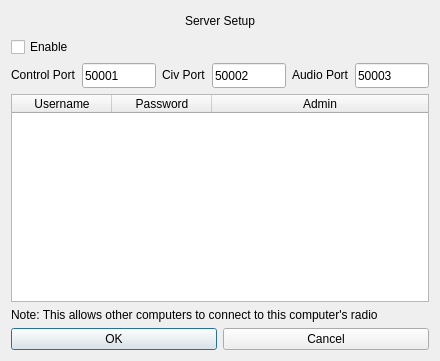
<?xml version="1.0" encoding="UTF-8"?>
<ui version="4.0">
 <class>udpServerSetup</class>
 <widget class="QDialog" name="udpServerSetup">
  <property name="geometry">
   <rect>
    <x>0</x>
    <y>0</y>
    <width>440</width>
    <height>361</height>
   </rect>
  </property>
  <property name="sizePolicy">
   <sizepolicy hsizetype="Fixed" vsizetype="MinimumExpanding">
    <horstretch>0</horstretch>
    <verstretch>0</verstretch>
   </sizepolicy>
  </property>
  <property name="minimumSize">
   <size>
    <width>440</width>
    <height>0</height>
   </size>
  </property>
  <property name="maximumSize">
   <size>
    <width>440</width>
    <height>480</height>
   </size>
  </property>
  <property name="windowTitle">
   <string>Server Setup</string>
  </property>
  <layout class="QVBoxLayout" name="verticalLayout_5">
   <item>
    <layout class="QVBoxLayout" name="verticalLayout_2">
     <property name="sizeConstraint">
      <enum>QLayout::SetDefaultConstraint</enum>
     </property>
     <item>
      <layout class="QHBoxLayout" name="horizontalLayout">
       <item>
        <spacer name="horizontalSpacer">
         <property name="orientation">
          <enum>Qt::Horizontal</enum>
         </property>
         <property name="sizeHint" stdset="0">
          <size>
           <width>40</width>
           <height>20</height>
          </size>
         </property>
        </spacer>
       </item>
       <item>
        <widget class="QLabel" name="label">
         <property name="minimumSize">
          <size>
           <width>0</width>
           <height>20</height>
          </size>
         </property>
         <property name="maximumSize">
          <size>
           <width>16777215</width>
           <height>20</height>
          </size>
         </property>
         <property name="text">
          <string>Server Setup</string>
         </property>
        </widget>
       </item>
       <item>
        <spacer name="horizontalSpacer_2">
         <property name="orientation">
          <enum>Qt::Horizontal</enum>
         </property>
         <property name="sizeHint" stdset="0">
          <size>
           <width>40</width>
           <height>20</height>
          </size>
         </property>
        </spacer>
       </item>
      </layout>
     </item>
     <item>
      <layout class="QHBoxLayout" name="horizontalLayout_3">
       <item>
        <widget class="QCheckBox" name="enableCheckbox">
         <property name="minimumSize">
          <size>
           <width>0</width>
           <height>20</height>
          </size>
         </property>
         <property name="maximumSize">
          <size>
           <width>16777215</width>
           <height>20</height>
          </size>
         </property>
         <property name="text">
          <string>Enable</string>
         </property>
        </widget>
       </item>
       <item>
        <spacer name="horizontalSpacer_3">
         <property name="orientation">
          <enum>Qt::Horizontal</enum>
         </property>
         <property name="sizeHint" stdset="0">
          <size>
           <width>40</width>
           <height>20</height>
          </size>
         </property>
        </spacer>
       </item>
      </layout>
     </item>
     <item>
      <layout class="QHBoxLayout" name="horizontalLayout_7">
       <item>
        <widget class="QLabel" name="label_4">
         <property name="minimumSize">
          <size>
           <width>0</width>
           <height>20</height>
          </size>
         </property>
         <property name="maximumSize">
          <size>
           <width>16777215</width>
           <height>20</height>
          </size>
         </property>
         <property name="text">
          <string>Control Port</string>
         </property>
        </widget>
       </item>
       <item>
        <widget class="QLineEdit" name="controlPortText">
         <property name="sizePolicy">
          <sizepolicy hsizetype="Expanding" vsizetype="Expanding">
           <horstretch>0</horstretch>
           <verstretch>0</verstretch>
          </sizepolicy>
         </property>
         <property name="minimumSize">
          <size>
           <width>0</width>
           <height>25</height>
          </size>
         </property>
         <property name="maximumSize">
          <size>
           <width>16777215</width>
           <height>25</height>
          </size>
         </property>
         <property name="inputMask">
          <string>99999</string>
         </property>
         <property name="text">
          <string>50001</string>
         </property>
         <property name="frame">
          <bool>true</bool>
         </property>
        </widget>
       </item>
       <item>
        <widget class="QLabel" name="label_3">
         <property name="sizePolicy">
          <sizepolicy hsizetype="Preferred" vsizetype="Fixed">
           <horstretch>0</horstretch>
           <verstretch>0</verstretch>
          </sizepolicy>
         </property>
         <property name="minimumSize">
          <size>
           <width>0</width>
           <height>20</height>
          </size>
         </property>
         <property name="maximumSize">
          <size>
           <width>16777215</width>
           <height>20</height>
          </size>
         </property>
         <property name="text">
          <string>Civ Port</string>
         </property>
        </widget>
       </item>
       <item>
        <widget class="QLineEdit" name="civPortText">
         <property name="minimumSize">
          <size>
           <width>0</width>
           <height>25</height>
          </size>
         </property>
         <property name="maximumSize">
          <size>
           <width>16777215</width>
           <height>25</height>
          </size>
         </property>
         <property name="inputMask">
          <string>99999</string>
         </property>
         <property name="text">
          <string>50002</string>
         </property>
        </widget>
       </item>
       <item>
        <widget class="QLabel" name="label_2">
         <property name="minimumSize">
          <size>
           <width>0</width>
           <height>20</height>
          </size>
         </property>
         <property name="maximumSize">
          <size>
           <width>16777215</width>
           <height>20</height>
          </size>
         </property>
         <property name="text">
          <string>Audio Port</string>
         </property>
        </widget>
       </item>
       <item>
        <widget class="QLineEdit" name="audioPortText">
         <property name="minimumSize">
          <size>
           <width>0</width>
           <height>25</height>
          </size>
         </property>
         <property name="maximumSize">
          <size>
           <width>16777215</width>
           <height>25</height>
          </size>
         </property>
         <property name="inputMask">
          <string>99999</string>
         </property>
         <property name="text">
          <string>50003</string>
         </property>
        </widget>
       </item>
      </layout>
     </item>
     <item>
      <layout class="QHBoxLayout" name="horizontalLayout_4"/>
     </item>
     <item>
      <layout class="QVBoxLayout" name="verticalLayout_4">
       <item>
        <widget class="QTableWidget" name="usersTable">
         <property name="sizePolicy">
          <sizepolicy hsizetype="Expanding" vsizetype="Expanding">
           <horstretch>0</horstretch>
           <verstretch>0</verstretch>
          </sizepolicy>
         </property>
         <property name="minimumSize">
          <size>
           <width>400</width>
           <height>160</height>
          </size>
         </property>
         <property name="maximumSize">
          <size>
           <width>750</width>
           <height>330</height>
          </size>
         </property>
         <property name="frameShape">
          <enum>QFrame::StyledPanel</enum>
         </property>
         <property name="lineWidth">
          <number>1</number>
         </property>
         <property name="midLineWidth">
          <number>0</number>
         </property>
         <property name="columnCount">
          <number>3</number>
         </property>
         <attribute name="horizontalHeaderCascadingSectionResizes">
          <bool>false</bool>
         </attribute>
         <attribute name="horizontalHeaderDefaultSectionSize">
          <number>100</number>
         </attribute>
         <attribute name="horizontalHeaderShowSortIndicator" stdset="0">
          <bool>false</bool>
         </attribute>
         <attribute name="horizontalHeaderStretchLastSection">
          <bool>true</bool>
         </attribute>
         <attribute name="verticalHeaderVisible">
          <bool>false</bool>
         </attribute>
         <attribute name="verticalHeaderShowSortIndicator" stdset="0">
          <bool>true</bool>
         </attribute>
         <attribute name="verticalHeaderStretchLastSection">
          <bool>false</bool>
         </attribute>
         <column>
          <property name="text">
           <string>Username</string>
          </property>
         </column>
         <column>
          <property name="text">
           <string>Password</string>
          </property>
         </column>
         <column>
          <property name="text">
           <string>Admin</string>
          </property>
         </column>
        </widget>
       </item>
      </layout>
     </item>
     <item>
      <widget class="QLabel" name="label_5">
       <property name="text">
        <string>Note: This allows other computers to connect to this computer's radio</string>
       </property>
      </widget>
     </item>
     <item>
      <layout class="QHBoxLayout" name="horizontalLayout_2">
       <item>
        <widget class="QPushButton" name="okButton">
         <property name="text">
          <string>OK</string>
         </property>
        </widget>
       </item>
       <item>
        <widget class="QPushButton" name="cancelButton">
         <property name="text">
          <string>Cancel</string>
         </property>
        </widget>
       </item>
      </layout>
     </item>
    </layout>
   </item>
  </layout>
 </widget>
 <resources/>
 <connections>
  <connection>
   <sender>okButton</sender>
   <signal>clicked()</signal>
   <receiver>udpServerSetup</receiver>
   <slot>accept()</slot>
   <hints>
    <hint type="sourcelabel">
     <x>278</x>
     <y>253</y>
    </hint>
    <hint type="destinationlabel">
     <x>96</x>
     <y>254</y>
    </hint>
   </hints>
  </connection>
  <connection>
   <sender>cancelButton</sender>
   <signal>clicked()</signal>
   <receiver>udpServerSetup</receiver>
   <slot>reject()</slot>
   <hints>
    <hint type="sourcelabel">
     <x>369</x>
     <y>253</y>
    </hint>
    <hint type="destinationlabel">
     <x>179</x>
     <y>282</y>
    </hint>
   </hints>
  </connection>
 </connections>
</ui>
